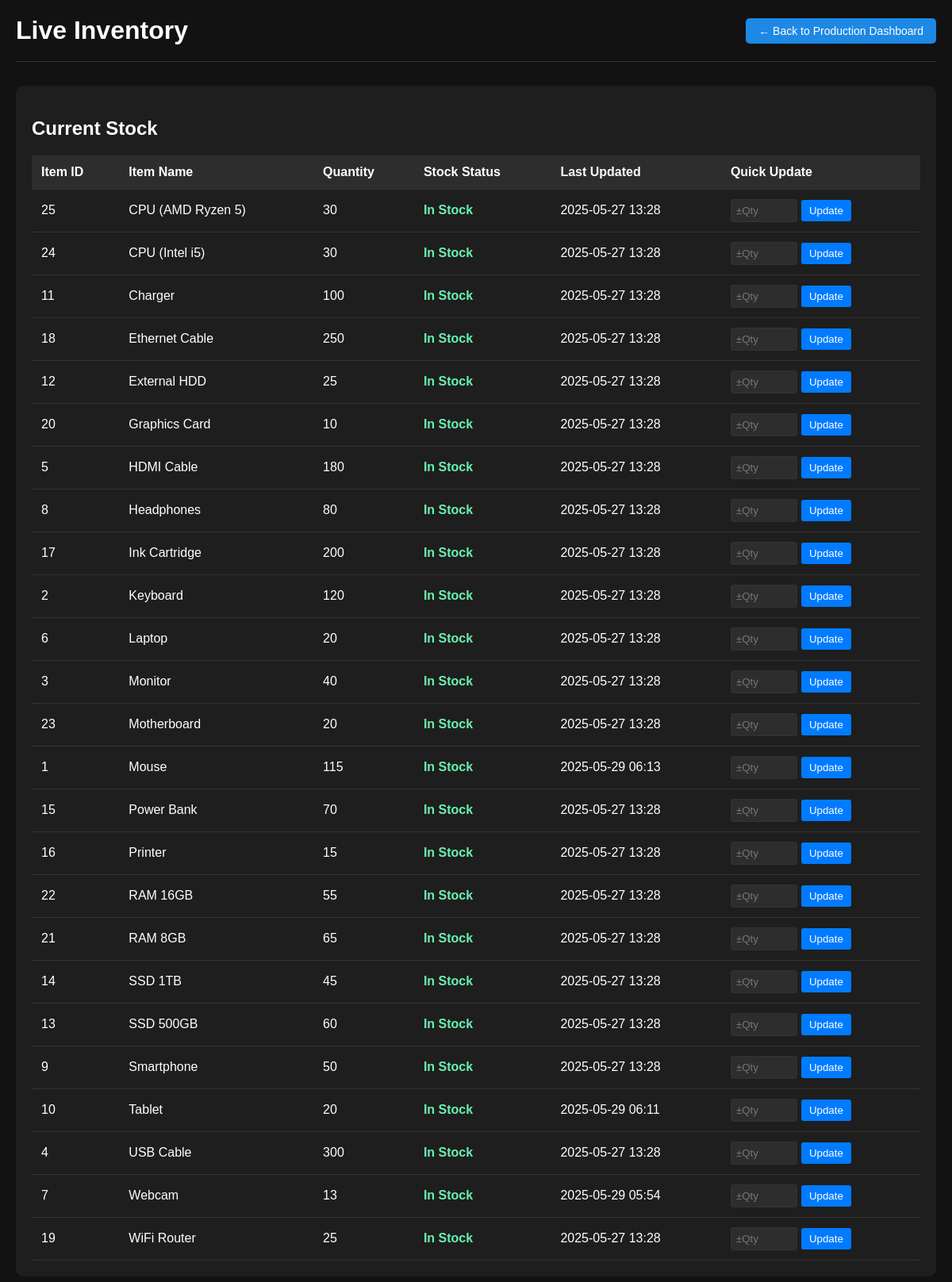
The page /live-inventory (signed in) on the database as committed earlier.
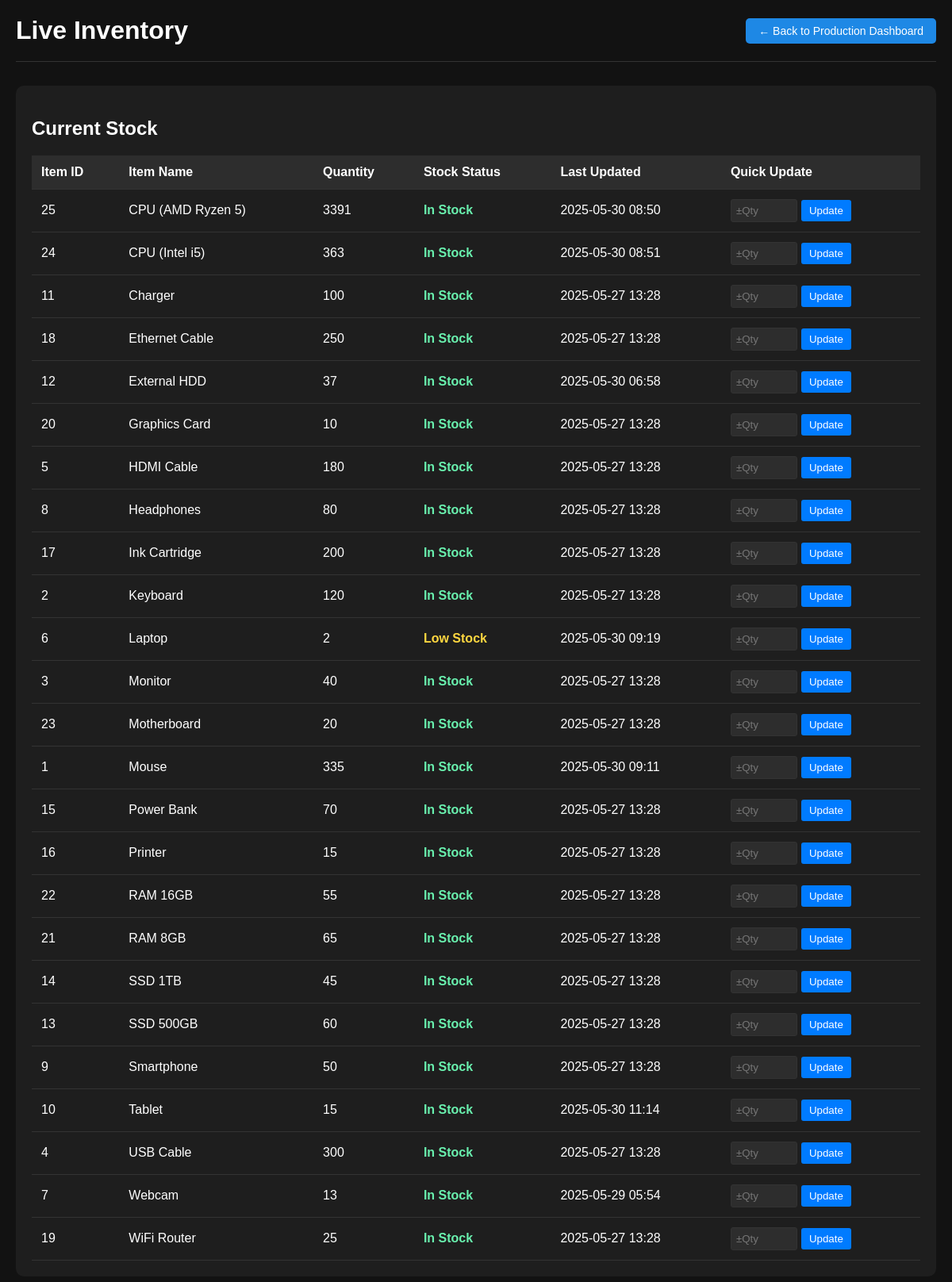
The same page on the database as committed later.
### models.py (models this page shows)
class Inventory(db.Model):
    id = db.Column(db.Integer, primary_key=True)
    item_name = db.Column(db.String(100), unique=True, nullable=False)  # e.g., "Mouse", "Monitor"
    stock_quantity = db.Column(db.Integer, nullable=False, default=0)   # Available quantity
    low_stock_threshold = db.Column(db.Integer, default=5)  # 🔔 For low stock alerts
    last_updated = db.Column(db.DateTime, default=datetime.utcnow, onupdate=datetime.utcnow)

### app.py (the view)
@app.route('/live-inventory')
@login_required
def live_inventory():
    try:
        inventory_items = Inventory.query.order_by(Inventory.item_name).all()
    except Exception as e:
        flash(f"Error fetching inventory: {str(e)}", "error")
        inventory_items = []
    return render_template('production_live_inventory.html', inventory_items=inventory_items, title="Live Inventory")

### app.py (called while the page is built)
@login_manager.user_loader
def load_user(user_id):
    return User.query.get(int(user_id))

@app.after_request
def add_header(response):
    response.headers["Cache-Control"] = "no-cache, no-store, must-revalidate, private"
    response.headers["Pragma"] = "no-cache"
    response.headers["Expires"] = "-1"
    return response

### templates/production_live_inventory.html (shortened to what this page needs)
<!DOCTYPE html>
<html lang="en">
<head>
</head>
<body>
    <div class="container">
        <div class="header">
            <h1>Live Inventory</h1>
            <div class="back-button">
                <a href="{{ url_for('production_page') }}">← Back to Production Dashboard</a>
            </div>
        </div>
        <div class="table-container">
            <h2>Current Stock</h2>
            {% if inventory_items %}
            <table>
                <thead>
                    <tr>
                        <th>Item ID</th>
                        <th>Item Name</th>
                        <th>Quantity</th>
                        <th>Stock Status</th>
                        <th>Last Updated</th>
                        <th>Quick Update</th>
                    </tr>
                </thead>
                <tbody>
                    {% for item in inventory_items %}
                    <tr>
                        <td>{{ item.id }}</td>
                        <td>{{ item.item_name }}</td>
                        <td>{{ item.stock_quantity }}</td>
                        <td>
                            {% if item.stock_quantity == 0 %}
                                <span class="status-out-of-stock">Out of Stock</span>
                            {% elif item.stock_quantity <= item.low_stock_threshold %}
                                <span class="status-low-stock">Low Stock</span>
                            {% else %}
                                <span class="status-in-stock">In Stock</span>
                            {% endif %}
                        </td>
                        <td>{{ item.last_updated.strftime('%Y-%m-%d %H:%M') if item.last_updated else 'N/A' }}</td>
                        <td>
                            <form method="POST" action="{{ url_for('update_stock') }}" style="display: flex; align-items: center; gap: 5px;">
                                <input type="number" name="quantity" placeholder="±Qty" style="width: 70px; padding: 6px; border-radius: 3px; border: 1px solid #333; background-color: #2d2d2d; color: #fff;" required>
                                <button type="submit" style="padding: 6px 10px; background-color: #007bff; color: white; border: none; border-radius: 3px; cursor: pointer;">Update</button>
                            </form>
                        </td>
                    </tr>
                    {% endfor %}
                </tbody>
            </table>
            {% else %}
            <div class="no-items">
                <p>No items currently in inventory.</p>
            </div>
            {% endif %}
        </div>
    </div>
</body>
</html>

Rows that differ between the two databases and show on the page:
changed Inventory "CPU (AMD Ryzen 5)": stock_quantity "30" → "3391"; last_updated "2025-05-27 13:28" → "2025-05-30 08:50"
changed Inventory "CPU (Intel i5)": stock_quantity "30" → "363"; last_updated "2025-05-27 13:28" → "2025-05-30 08:51"
changed Inventory "External HDD": stock_quantity "25" → "37"; last_updated "2025-05-27 13:28" → "2025-05-30 06:58"
changed Inventory "Laptop": stock_quantity "20" → "2"; last_updated "2025-05-27 13:28" → "2025-05-30 09:19"; stock_quantity "In Stock" → "Low Stock"
changed Inventory "Mouse": stock_quantity "115" → "335"; last_updated "2025-05-29 06:13" → "2025-05-30 09:11"
changed Inventory "Tablet": stock_quantity "20" → "15"; last_updated "2025-05-29 06:11" → "2025-05-30 11:14"
